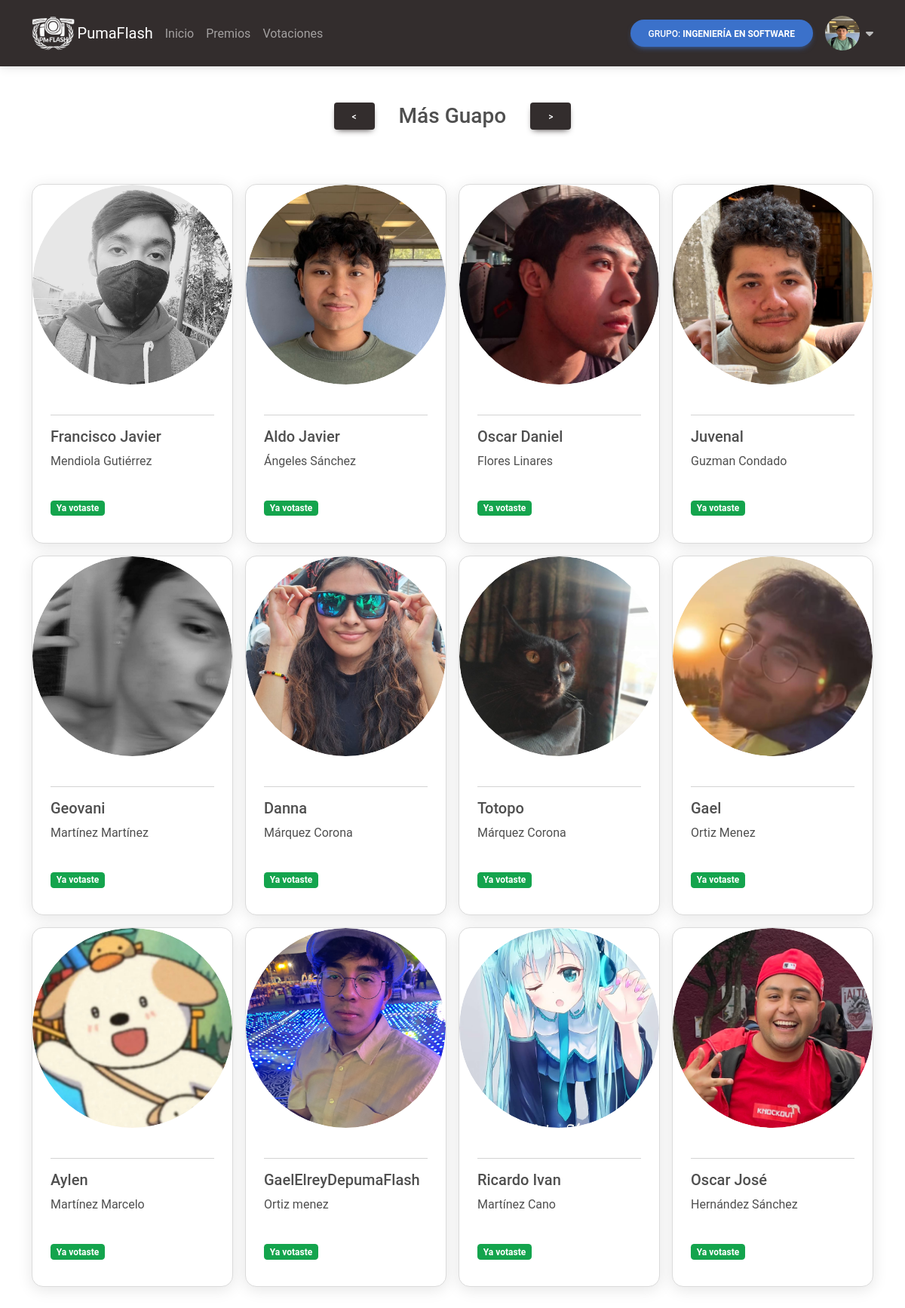
The page /votaciones/QEVH8R/ (signed in) on the database its author committed.
### APP/models.py (models this page shows, shortened)
class Group(models.Model):
    id_group = models.AutoField(primary_key=True)
    id_admin = models.ForeignKey(User, on_delete=models.CASCADE)
    code = models.CharField(max_length=6, unique=True)
    group_name = models.CharField(max_length=50)
    img_url = models.ImageField(
        upload_to='img/grupos', default='img/grupos/default.png')

class User(AbstractUser):
    username = models.CharField(max_length=50, unique=False)
    email = models.EmailField(max_length=80, unique=True)
    img_url = models.ImageField(
        upload_to='img/usuarios', default='img/usuarios/default.png')
    USERNAME_FIELD = 'email'
    REQUIRED_FIELDS = ['username', 'first_name',
                       'last_name', 'password', 'is_staff']

class Category(models.Model):
    id_category = models.AutoField(primary_key=True)
    name = models.CharField(max_length=50, unique=False)
    img_url = models.ImageField(
        upload_to='img/categorias', default='img/categorias/default.png')

### APP/views/votaciones.py (the view, shortened to what this page needs)
# urls.py: path('votaciones/<str:code>/', VotacionesView.as_view(), name='votaciones'),
class VotacionesView(LoginRequiredMixin, View):
    def get(self, request, code):
        active_group, active_profile = self.__validate_request(request, code)
        if Category.objects.exists():
            current_category_id = request.GET.get('categoria')
            if current_category_id:
                current_category = get_object_or_404(
                    Category, pk=current_category_id)
            else:
                current_category = Category.objects.first()
            students = User.objects.filter(
                profile__id_group=active_group, is_staff=False)
            if active_profile:
                students = students.exclude(id=active_profile.id_user.id)
            vote_exists = request.user.is_staff or Vote.objects.filter(
                voting_user=request.user,
                category=current_category
            ).exists()
            votos_totales = Vote.objects.values(
                'category__name',
                'voted_user__first_name',
                'voted_user__last_name',
                'voted_user__id'
            ).annotate(total=Count('id_vote')).order_by('category__name', '-total')
            context = {
                "active_profile": active_profile,
                "active_group": active_group,
                "students": students,
                "current_category": current_category,
                "next_category": get_next_category_id(current_category.id_category),
                "prev_category": get_prev_category_id(current_category.id_category),
                "has_voted": vote_exists,
                "ranking": votos_totales,
            }
        return render(request, "votaciones.html", context)
    def __validate_request(self, request, code):
        active_group = get_object_or_404(Group, code=code)
        active_profile = None
        if request.user.is_staff and active_group.id_admin != request.user:
            return HttpResponse("El usuario no es administrador del grupo", status=403)
        elif not request.user.is_staff:
            active_profile = get_object_or_404(
                Profile, id_group=active_group, id_user=request.user)
        return active_group, active_profile

### APP/views/votaciones.py (called while the page is built)
def get_prev_category_id(current_id):
    categorias = list(Category.objects.all().order_by('id_category'))
    for i, cat in enumerate(categorias):
        if cat.id_category == int(current_id) and i - 1 >= 0:
            return categorias[i - 1].id_category
    return categorias[-1].id_category

def get_next_category_id(current_id):
    categorias = list(Category.objects.all().order_by('id_category'))
    for i, cat in enumerate(categorias):
        if cat.id_category == int(current_id) and i + 1 < len(categorias):
            return categorias[i + 1].id_category
    return categorias[0].id_category

### APP/templates/votaciones.html (shortened to what this page needs)
{% extends 'home.html' %}
{% load static %}
{% block main_content %}
<div class="d-flex justify-content-center align-items-center mb-4 gap-3">
  {% if current_category %}
  <form method="get" action="{% url 'votaciones' code=active_group.code %}">
    <button type="submit" class="btn btn-dark">&lt;</button>
  </form>
  <h3 class="mb-0 mx-3"> {{ current_category.name }}</h3>
  <form method="get" action="{% url 'votaciones' code=active_group.code %}">
    <button type="submit" class="btn btn-dark">&gt;</button>
  </form>
  {% endif %}
</div>
{% if current_category %}
<div class="py-5">
  <div class="row row-cols-1 row-cols-sm-2 row-cols-md-4 g-3">
    {% for student in students %}
    <div class="col">
      {% include 'common/vote.html' %}
    </div>
    {% endfor %}
  </div>
</div>
{% endif %}
{% endblock %}

### APP/templates/common/navbar.html (shortened to what this page needs)
{% load static %}
<nav
  class="navbar navbar-expand-lg bg-body-tertiary bg-dark navbar-dark"
  data-mdb-theme="dark"
>
  <div class="container py-2">
    <a class="navbar-brand me-2" href="/home/{{ active_group.code }}">
      <img
        src="{% static 'img/favicon.ico' %}"
        height="46"
        alt="MDB Logo"
        loading="lazy"
        style="margin-top: -1px"
      />
      PumaFlash
    </a>
    <div class="collapse navbar-collapse" id="navbarButtonsExample">
      <ul class="navbar-nav me-auto mb-2 mb-lg-0">
        <li class="nav-item">
          <a class="nav-link" href="/home/{{ active_group.code }}">Inicio</a>
        </li>
        <li class="nav-item">
          <a class="nav-link" href="/awards/{{ active_group.code }}">Premios</a>
        </li>
        <li class="nav-item">
          <a class="nav-link" href="/votaciones/{{ active_group.code}}">Votaciones</a>
        </li>
      </ul>
      <div class="d-flex align-items-center">
        <a class="btn btn-primary btn-rounded me-3">
          Grupo: <strong> {{ active_group.group_name }} </strong>
        </a>
        <div class="dropdown">
          <a id="navbarDropdownMenuAvatar"
            class="dropdown-toggle d-flex align-items-center hidden-arrow"
            data-mdb-toggle="dropdown"
            href="#"
            role="button"
            aria-expanded="false">
            <img
              src="{{ request.user.img_url.url }}"
              class="rounded-circle"
              height="46"
              width="46"
              alt="Black and White Portrait of a Man"
              loading="lazy"
            />
            <i class="fas fa-caret-down ms-2" style="color:rgb(187, 187, 187);"></i>
          </a>
        </div>
      </div>
    </div>
  </div>
</nav>

### APP/templates/common/vote.html
{% load static %}
<div class="card h-100 d-flex flex-column custom-card">
    <a href="#" class="circle-image">
        <img src="{{ student.img_url.url }}" class="card-img-top w-100 h-100 rounded-circle"
            alt="Foto de {{ student.username }}">
    </a>
    <div class="card-body d-flex flex-column">
        <hr>
        <h5 class="card-title">{{ student.username }}</h5>
        <p class="card-text">{{ student.first_name }} {{ student.last_name }}</p>
        {% if not request.user.is_staff %}
        {% if not has_voted %}
        <form method="post">
            {% csrf_token %}
            <input type="hidden" name="categoria" value="{{ current_category.id_category }}">
            <input type="hidden" name="voted_user_id" value="{{ student.id }}">
            <button type="submit" class="btn btn-dark">Votar</button>
        </form>
        {% else %}
        <div class="mt-auto">
            <span class="badge bg-success">Ya votaste</span>
        </div>
        {% endif %}
        {% endif %}
    </div>
</div>

### APP/static/css/styles.css (style rules this page uses)
.custom-card { transition: transform 0.3s ease, box-shadow 0.3s ease; }
.card { background-color: #fff; border: 1px solid #dbdbdb; border-radius: 15px; box-shadow: 0 4px 20px rgba(0, 0, 0, 0.1); margin-bottom: 20px; padding-bottom: 10px; }
.circle-image { position: relative; width: 100%; padding-bottom: 100%; overflow: hidden; border-radius: 50%; }
.circle-image img { position: absolute; top: 0; left: 0; width: 100%; height: 100%; object-fit: cover; }

### rows shown on the page
Group: group_name "INGENIERÍA EN SOFTWARE"
User: user.img_url (picture)
Category: name "Más Guapo"
User: img_url (picture), username "Francisco Javier", first_name "Mendiola", last_name "Gutiérrez"
User: img_url (picture), username "Aldo Javier", first_name "Ángeles", last_name "Sánchez"
User: img_url (picture), username "Oscar Daniel", first_name "Flores", last_name "Linares"
User: img_url (picture), username "Juvenal", first_name "Guzman", last_name "Condado"
User: img_url (picture), username "Geovani", first_name "Martínez", last_name "Martínez"
User: img_url (picture), username "Danna", first_name "Márquez", last_name "Corona"
User: img_url (picture), username "Totopo", first_name "Márquez", last_name "Corona"
User: img_url (picture), username "Gael", first_name "Ortiz", last_name "Menez"
User: img_url (picture), username "Aylen", first_name "Martínez", last_name "Marcelo"
User: img_url (picture), username "GaelElreyDepumaFlash", first_name "Ortiz", last_name "menez"
User: img_url (picture), username "Ricardo Ivan", first_name "Martínez", last_name "Cano"
User: img_url (picture), username "Oscar José", first_name "Hernández", last_name "Sánchez"
